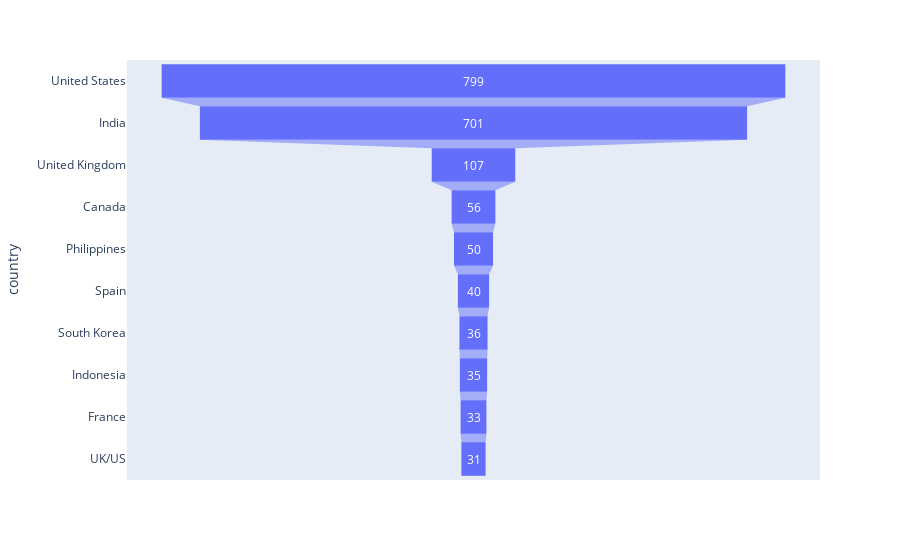

The cell this chart's notebook holds for it:
### Code cell
# Find a way to dynamically input country values
data = dict(
    # number=[705, 688, 58, 50, 45, 35, 34, 26, 21, 20],
    number=list(joint_data['country'].value_counts())[0:10],
    country=['United States', 'India', 'United Kingdom',  'Canada', 'Philippines', 'Spain', 'South Korea', 'Indonesia', 'France', 'UK/US'])
fig = px.funnel(data, x='number', y='country')
fig.show()

### Figure 1 — Plotly figure (JSON) as saved in the notebook; plotly's stock layout.template omitted (floating-point values rounded to 4 significant figures)
{"data": [{"hovertemplate": "number=%{x}<br>country=%{y}<extra></extra>", "legendgroup": "", "marker": {"color": "#636efa"}, "name": "", "orientation": "h", "showlegend": false, "type": "funnel", "x": [799, 701, 107, 56, 50, 40, 36, 35, 33, 31], "xaxis": "x", "y": ["United States", "India", "United Kingdom", "Canada", "Philippines", "Spain", "South Korea", "Indonesia", "France", "UK/US"], "yaxis": "y"}], "layout": {"legend": {"tracegroupgap": 0}, "margin": {"t": 60}, "xaxis": {"anchor": "y", "domain": [0, 1], "title": {"text": "number"}}, "yaxis": {"anchor": "x", "domain": [0, 1], "title": {"text": "country"}}}}
